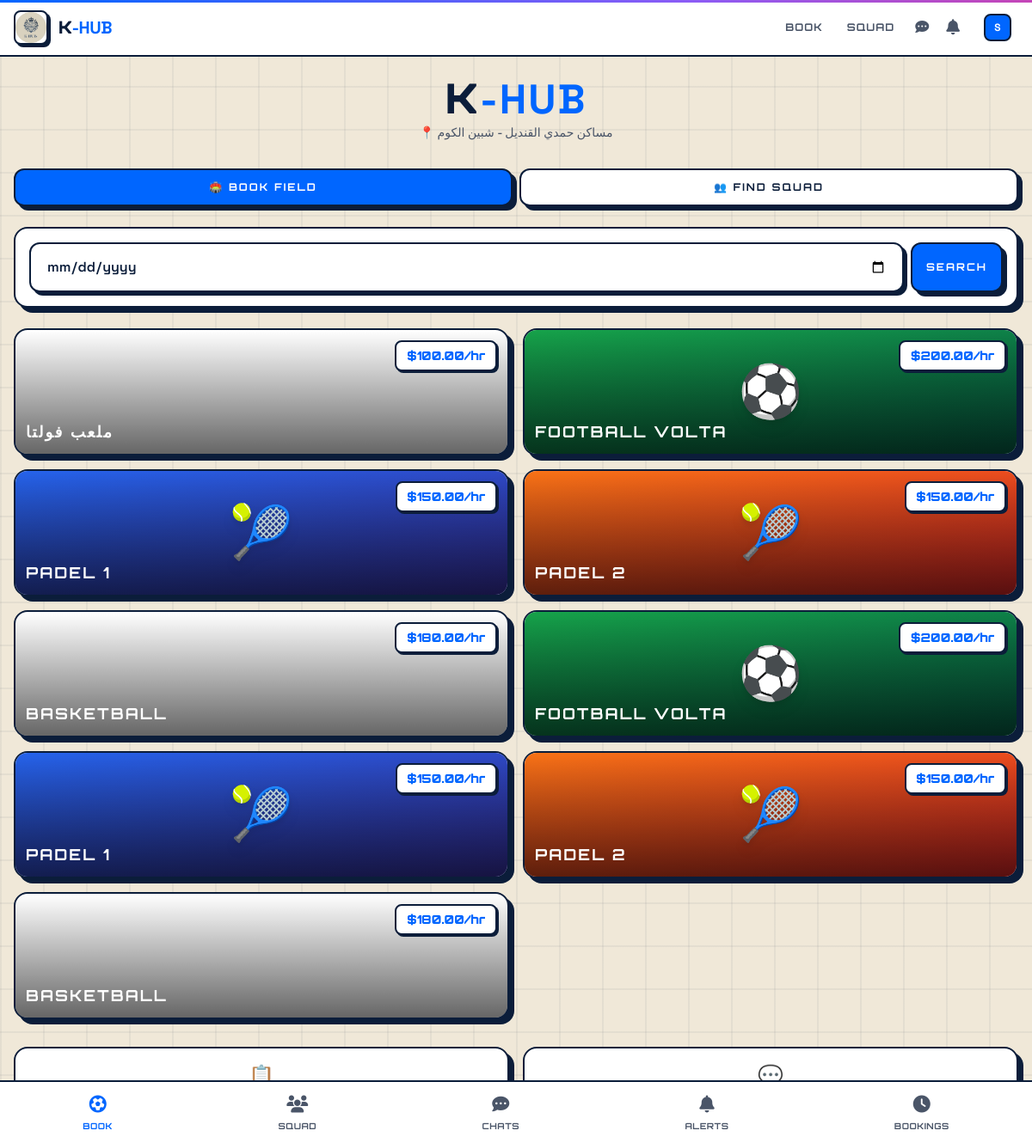
Page /player/ (signed in) on the earlier database version.
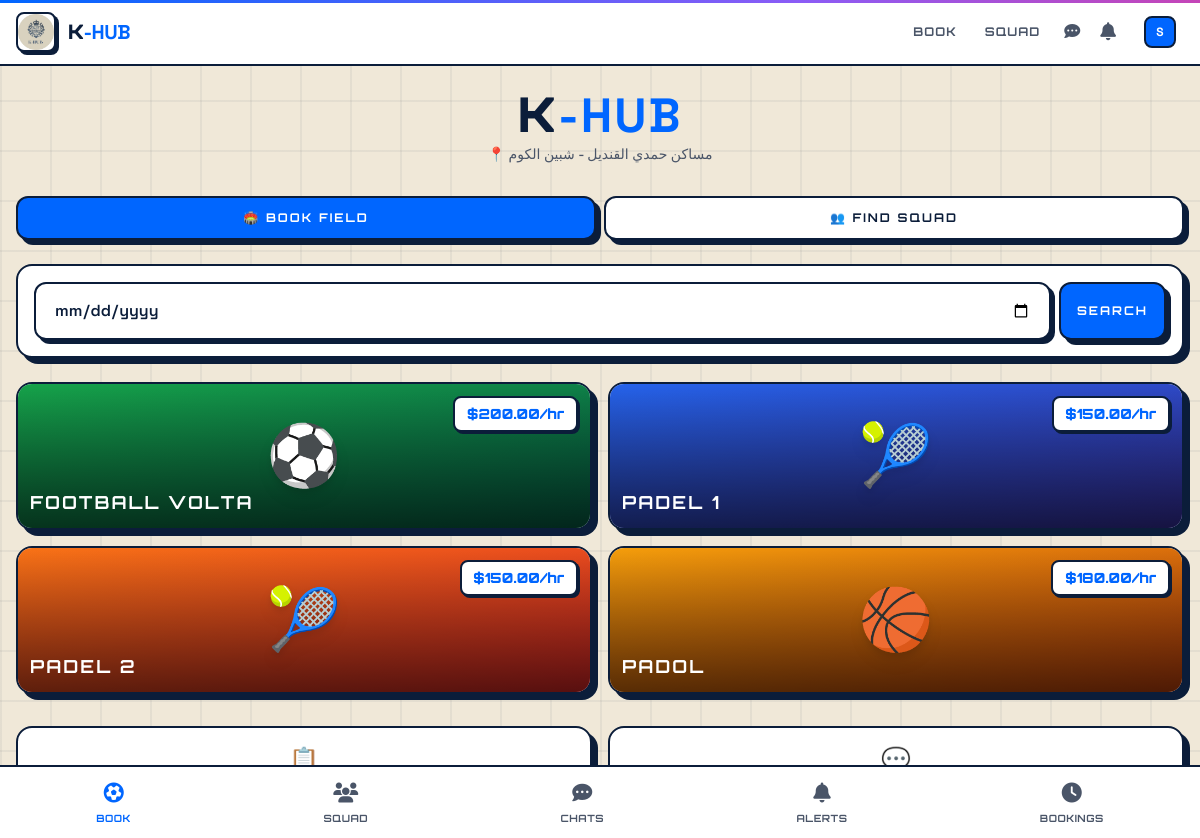
Same page on the later database version.
### venues/models.py (models this page shows, shortened)
class Field(models.Model):
    venue = models.ForeignKey(Venue, on_delete=models.CASCADE, related_name='fields')
    name = models.CharField(max_length=200)
    sport_type = models.CharField(max_length=20, choices=Venue.SPORT_CHOICES)
    description = models.TextField(blank=True)
    price_per_hour = models.DecimalField(max_digits=10, decimal_places=2, validators=[MinValueValidator(0)])
    is_active = models.BooleanField(default=True)
    image = models.ImageField(upload_to='field_images/', null=True, blank=True)
    created_at = models.DateTimeField(auto_now_add=True)
    class Meta:
        indexes = [
            models.Index(fields=['venue', 'is_active']),
            models.Index(fields=['sport_type']),
        ]

### dashboard/views.py (the view)
# urls.py: path('player/', views.player_dashboard, name='player_dashboard'),
@player_required
def player_dashboard(request):
    fields = Field.objects.filter(is_active=True)
    return render(request, 'dashboard/player_dashboard.html', {
        'fields': fields,
    })

### accounts/models.py (called while the page is built)
    @property
    def is_player(self):
        return self.role == 'PLAYER'

### dashboard/templates/dashboard/player_dashboard.html (shortened to what this page needs)
{% extends 'base.html' %}
{% block content %}
<div class="animate-fade-up">
    <div class="text-center mb-8">
        <h1 class="text-5xl font-black" style="font-family: 'Orbitron', sans-serif;">
            K<span style="color: #0066FF;">-HUB</span>
        </h1>
        <p class="text-sm text-[#4A5568] mt-1">📍 مساكن حمدي القنديل - شبين الكوم</p>
    </div>
    <div class="flex gap-2 mb-6">
        <button onclick="showTab('fields')" id="tabFields"
                class="btn-chrome text-xs px-6 py-3 flex-1">🏟️ BOOK FIELD</button>
        <button onclick="showTab('squad')" id="tabSquad"
                class="btn-outline text-xs px-6 py-3 flex-1">👥 FIND SQUAD</button>
    </div>
    <div id="fieldsTab">
        <div class="khub-card p-4 mb-6">
            <form method="GET" action="{% url 'booking:browse' %}" class="flex gap-2">
                <input type="date" name="date" class="input-khub flex-1">
                <button type="submit" class="btn-chrome text-xs px-4">Search</button>
            </form>
        </div>
        <div class="grid grid-cols-1 md:grid-cols-2 gap-4 mb-8">
            {% for field in fields %}
                <a href="{% url 'booking:field_detail' field.id %}" class="khub-card overflow-hidden group">
                    <div class="h-36 relative overflow-hidden flex items-center justify-center
                        {% if 'Football' in field.name %}bg-gradient-to-br from-green-600 to-emerald-800
                        {% elif 'Padel 1' in field.name %}bg-gradient-to-br from-blue-600 to-indigo-800
                        {% elif 'Padel 2' in field.name %}bg-gradient-to-br from-orange-500 to-red-600
                        {% elif 'Padol' in field.name %}bg-gradient-to-br from-amber-500 to-orange-700
                        {% endif %}">
                        <span class="text-6xl relative z-10 drop-shadow-lg group-hover:scale-110 transition">
                            {% if 'Football' in field.name %}⚽
                            {% elif 'Padel' in field.name %}🎾
                            {% elif 'Padol' in field.name %}🏀
                            {% endif %}
                        </span>
                        <div class="absolute inset-0 bg-gradient-to-t from-black/60 to-transparent"></div>
                        <div class="absolute top-3 right-3 bg-white border-2 border-[#0B1D3A] rounded-lg px-3 py-1 shadow-[2px_2px_0px_#0B1D3A] z-20">
                            <span class="font-black text-[#0066FF] text-sm" style="font-family: 'Orbitron', sans-serif;">${{ field.price_per_hour }}/hr</span>
                        </div>
                        <div class="absolute bottom-3 left-3 z-20">
                            <h3 class="text-lg font-bold text-white" style="font-family: 'Orbitron', sans-serif;">{{ field.name|upper }}</h3>
                        </div>
                    </div>
                </a>
            {% endfor %}
        </div>
    </div>
    <div class="grid grid-cols-2 gap-4 mt-8">
        <a href="{% url 'booking:history' %}" class="khub-card p-4 text-center group">
            <span class="text-2xl block mb-1">📋</span>
            <h3 class="text-xs font-bold" style="font-family: 'Orbitron', sans-serif;">MY BOOKINGS</h3>
        </a>
        <a href="{% url 'teams:my_chats' %}" class="khub-card p-4 text-center group">
            <span class="text-2xl block mb-1">💬</span>
            <h3 class="text-xs font-bold" style="font-family: 'Orbitron', sans-serif;">CHATS</h3>
        </a>
    </div>
</div>
{% endblock %}

Differences in the rows shown:
removed Field: price_per_hour "100.00", name "ملعب فولتا"
removed Field: price_per_hour "180.00", name "BASKETBALL"
removed Field: price_per_hour "200.00", name "FOOTBALL VOLTA"
removed Field: price_per_hour "150.00", name "PADEL 1"
removed Field: price_per_hour "150.00", name "PADEL 2"
removed Field: price_per_hour "180.00", name "BASKETBALL"
added Field: price_per_hour "180.00", name "PADOL"
